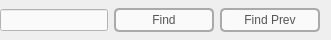
            <widget class="QWidget" name="searchBar" native="true">
             <property name="minimumSize">
              <size>
               <width>0</width>
               <height>40</height>
              </size>
             </property>
             <property name="maximumSize">
              <size>
               <width>16777215</width>
               <height>40</height>
              </size>
             </property>
             <layout class="QHBoxLayout" name="horizontalLayout">
              <property name="spacing">
               <number>6</number>
              </property>
              <property name="leftMargin">
               <number>0</number>
              </property>
              <property name="topMargin">
               <number>0</number>
              </property>
              <property name="bottomMargin">
               <number>0</number>
              </property>
              <item>
               <widget class="QLineEdit" name="findLineEdit">
                <property name="styleSheet">
                 <string notr="true">background-color: rgb(250, 250, 250);
color: rgb(85, 85, 85);</string>
                </property>
               </widget>
              </item>
              <item>
               <widget class="QPushButton" name="findButton">
                <property name="sizePolicy">
                 <sizepolicy hsizetype="Fixed" vsizetype="Fixed">
                  <horstretch>0</horstretch>
                  <verstretch>0</verstretch>
                 </sizepolicy>
                </property>
                <property name="minimumSize">
                 <size>
                  <width>100</width>
                  <height>0</height>
                 </size>
                </property>
                <property name="maximumSize">
                 <size>
                  <width>100</width>
                  <height>16777215</height>
                 </size>
                </property>
                <property name="styleSheet">
                 <string notr="true">border-style: solid;
border-width: 2px;
border-radius: 5px;
border-color: rgb(170, 170, 170);
padding: 3px;
background-color: rgb(250, 250, 250);
color: rgb(85, 85, 85);</string>
                </property>
                <property name="text">
                 <string>Find</string>
                </property>
               </widget>
              </item>
              <item>
               <widget class="QPushButton" name="findPrevButton">
                <property name="sizePolicy">
                 <sizepolicy hsizetype="Fixed" vsizetype="Fixed">
                  <horstretch>0</horstretch>
                  <verstretch>0</verstretch>
                 </sizepolicy>
                </property>
                <property name="minimumSize">
                 <size>
                  <width>100</width>
                  <height>0</height>
                 </size>
                </property>
                <property name="maximumSize">
                 <size>
                  <width>100</width>
                  <height>16777215</height>
                 </size>
                </property>
                <property name="styleSheet">
                 <string notr="true">border-style: solid;
border-width: 2px;
border-radius: 5px;
border-color: rgb(170, 170, 170);
padding: 3px;
background-color: rgb(250, 250, 250);
color: rgb(85, 85, 85);</string>
                </property>
                <property name="text">
                 <string>Find Prev</string>
                </property>
               </widget>
              </item>
             </layout>
            </widget>
